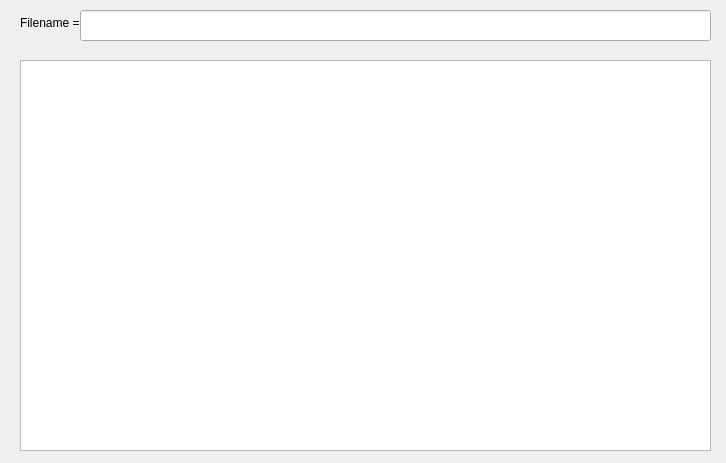
<?xml version="1.0" encoding="UTF-8"?>
<ui version="4.0">
 <class>Dialog</class>
 <widget class="QDialog" name="Dialog">
  <property name="geometry">
   <rect>
    <x>0</x>
    <y>0</y>
    <width>726</width>
    <height>463</height>
   </rect>
  </property>
  <property name="windowTitle">
   <string>View LDR</string>
  </property>
  <widget class="QTableWidget" name="tableWidgetLDR">
   <property name="geometry">
    <rect>
     <x>20</x>
     <y>60</y>
     <width>691</width>
     <height>391</height>
    </rect>
   </property>
  </widget>
  <widget class="QLabel" name="label_16">
   <property name="geometry">
    <rect>
     <x>20</x>
     <y>10</y>
     <width>141</width>
     <height>25</height>
    </rect>
   </property>
   <property name="text">
    <string>Filename = </string>
   </property>
  </widget>
  <widget class="QLineEdit" name="textbox_FilenameLDR">
   <property name="geometry">
    <rect>
     <x>80</x>
     <y>10</y>
     <width>631</width>
     <height>31</height>
    </rect>
   </property>
   <property name="readOnly">
    <bool>true</bool>
   </property>
  </widget>
 </widget>
 <resources/>
 <connections/>
</ui>
